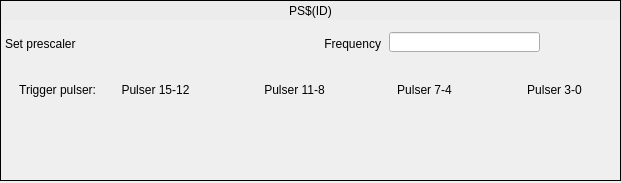
<?xml version="1.0" encoding="UTF-8"?>
<ui version="4.0">
 <class>Form</class>
 <widget class="QWidget" name="Form">
  <property name="geometry">
   <rect>
    <x>0</x>
    <y>0</y>
    <width>621</width>
    <height>183</height>
   </rect>
  </property>
  <property name="windowTitle">
   <string>Prescaler</string>
  </property>
  <widget class="caFrame" name="caframe">
   <property name="geometry">
    <rect>
     <x>0</x>
     <y>0</y>
     <width>621</width>
     <height>181</height>
    </rect>
   </property>
   <property name="frameShape">
    <enum>QFrame::Box</enum>
   </property>
   <widget class="QLabel" name="label_2">
    <property name="geometry">
     <rect>
      <x>300</x>
      <y>35</y>
      <width>81</width>
      <height>17</height>
     </rect>
    </property>
    <property name="text">
     <string>Frequency</string>
    </property>
    <property name="alignment">
     <set>Qt::AlignRight|Qt::AlignTrailing|Qt::AlignVCenter</set>
    </property>
   </widget>
   <widget class="QLabel" name="label">
    <property name="geometry">
     <rect>
      <x>5</x>
      <y>35</y>
      <width>91</width>
      <height>17</height>
     </rect>
    </property>
    <property name="text">
     <string>Set prescaler</string>
    </property>
   </widget>
   <widget class="caLabel" name="calabel">
    <property name="geometry">
     <rect>
      <x>1</x>
      <y>1</y>
      <width>619</width>
      <height>19</height>
     </rect>
    </property>
    <property name="styleSheet">
     <string notr="true">background-color: rgb(236, 236, 236, 255);</string>
    </property>
    <property name="text">
     <string>PS$(ID)</string>
    </property>
    <property name="alignment">
     <set>Qt::AlignCenter</set>
    </property>
   </widget>
   <widget class="caLineEdit" name="calineedit">
    <property name="geometry">
     <rect>
      <x>389</x>
      <y>32</y>
      <width>151</width>
      <height>20</height>
     </rect>
    </property>
    <property name="channel" stdset="0">
     <string notr="true">$(SYS)-$(DEVICE):PS$(ID)-Rate-I</string>
    </property>
    <property name="unitsEnabled">
     <bool>true</bool>
    </property>
   </widget>
   <widget class="caSpinbox" name="caspinbox_2">
    <property name="geometry">
     <rect>
      <x>100</x>
      <y>28</y>
      <width>161</width>
      <height>31</height>
     </rect>
    </property>
    <property name="toolTip">
     <string>How long does a pulse state stay active</string>
    </property>
    <property name="channel" stdset="0">
     <string notr="true">$(SYS)-$(DEVICE):PS$(ID)-Div-SP</string>
    </property>
    <property name="background">
     <color>
      <red>212</red>
      <green>219</green>
      <blue>157</blue>
     </color>
    </property>
    <property name="fixedFormat">
     <bool>false</bool>
    </property>
   </widget>
   <widget class="QLabel" name="label_5">
    <property name="geometry">
     <rect>
      <x>5</x>
      <y>80</y>
      <width>91</width>
      <height>20</height>
     </rect>
    </property>
    <property name="text">
     <string>Trigger pulser:</string>
    </property>
    <property name="alignment">
     <set>Qt::AlignRight|Qt::AlignTrailing|Qt::AlignVCenter</set>
    </property>
   </widget>
   <widget class="QLabel" name="label_7">
    <property name="geometry">
     <rect>
      <x>110</x>
      <y>80</y>
      <width>91</width>
      <height>20</height>
     </rect>
    </property>
    <property name="text">
     <string>Pulser 15-12</string>
    </property>
    <property name="alignment">
     <set>Qt::AlignCenter</set>
    </property>
   </widget>
   <widget class="QLabel" name="label_3">
    <property name="geometry">
     <rect>
      <x>379</x>
      <y>80</y>
      <width>91</width>
      <height>20</height>
     </rect>
    </property>
    <property name="text">
     <string>Pulser 7-4</string>
    </property>
    <property name="alignment">
     <set>Qt::AlignCenter</set>
    </property>
   </widget>
   <widget class="caInclude" name="cainclude">
    <property name="geometry">
     <rect>
      <x>99</x>
      <y>100</y>
      <width>511</width>
      <height>71</height>
     </rect>
    </property>
    <property name="macro">
     <string notr="true">CHAN=$(SYS)-$(DEVICE):PS$(ID)-PulserMap-L-,SP=SP,RB=RB</string>
    </property>
    <property name="filename" stdset="0">
     <string notr="true">G_EVR_mbbDirectControl.ui</string>
    </property>
   </widget>
   <widget class="QLabel" name="label_4">
    <property name="geometry">
     <rect>
      <x>509</x>
      <y>80</y>
      <width>91</width>
      <height>20</height>
     </rect>
    </property>
    <property name="text">
     <string>Pulser 3-0</string>
    </property>
    <property name="alignment">
     <set>Qt::AlignCenter</set>
    </property>
   </widget>
   <widget class="QLabel" name="label_6">
    <property name="geometry">
     <rect>
      <x>249</x>
      <y>80</y>
      <width>91</width>
      <height>20</height>
     </rect>
    </property>
    <property name="text">
     <string>Pulser 11-8</string>
    </property>
    <property name="alignment">
     <set>Qt::AlignCenter</set>
    </property>
   </widget>
  </widget>
 </widget>
 <customwidgets>
  <customwidget>
   <class>caSpinbox</class>
   <extends>QFrame</extends>
   <header>caSpinbox</header>
  </customwidget>
  <customwidget>
   <class>caFrame</class>
   <extends>QFrame</extends>
   <header>caFrame</header>
   <container>1</container>
  </customwidget>
  <customwidget>
   <class>caLabel</class>
   <extends>QLabel</extends>
   <header>caLabel</header>
  </customwidget>
  <customwidget>
   <class>caInclude</class>
   <extends>QWidget</extends>
   <header>caInclude</header>
  </customwidget>
  <customwidget>
   <class>caLineEdit</class>
   <extends>QLineEdit</extends>
   <header>caLineEdit</header>
  </customwidget>
 </customwidgets>
 <resources/>
 <connections/>
</ui>
